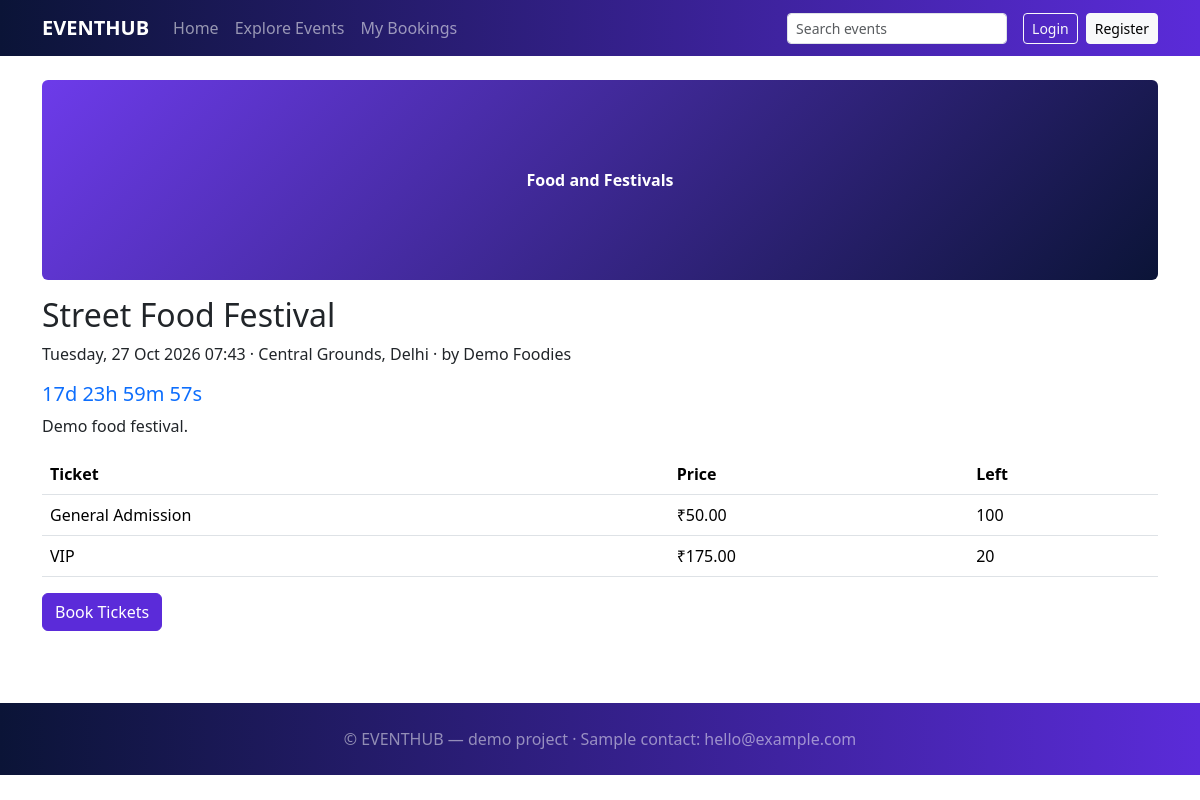
Page /event-details.php?id=9 on the committed database.
### tables this page shows
CREATE TABLE events(id INT AUTO_INCREMENT PRIMARY KEY,category_id INT NOT NULL,title VARCHAR(150) NOT NULL,description TEXT,venue VARCHAR(120),city VARCHAR(80),organizer VARCHAR(100),start_at DATETIME NOT NULL,featured TINYINT(1) DEFAULT 0,status ENUM('draft','published','cancelled') DEFAULT 'published',
 FOREIGN KEY(category_id) REFERENCES categories(id),INDEX(start_at),INDEX(city));

CREATE TABLE categories(id INT AUTO_INCREMENT PRIMARY KEY,name VARCHAR(60) NOT NULL UNIQUE);

CREATE TABLE ticket_types(id INT AUTO_INCREMENT PRIMARY KEY,event_id INT NOT NULL,name VARCHAR(60) NOT NULL,price DECIMAL(10,2) NOT NULL,total_qty INT NOT NULL,remaining_qty INT NOT NULL,FOREIGN KEY(event_id) REFERENCES events(id));

### includes/functions.php (called while the page is built, shortened)
<?php
function e($s){return htmlspecialchars((string)$s,ENT_QUOTES,'UTF-8');}
function money($n){return $n>0?'₹'.number_format($n,2):'Free';}

### event-details.php (the view, shortened to what this page needs)
<?php require 'includes/functions.php';
$st=$pdo->prepare(EV_SQL.' WHERE e.id=?');$st->execute([(int)($_GET['id']??0)]);$ev=$st->fetch();
$title=$ev['title'];require 'includes/header.php';
$tt=$pdo->prepare('SELECT * FROM ticket_types WHERE event_id=?');$tt->execute([$ev['id']]);$tt=$tt->fetchAll();
$open=$ev['status']==='published'&&strtotime($ev['start_at'])>time()&&$ev['avail']>0;?>
<div class="ev-img rounded mb-3" style="height:200px"><?=e($ev['category'])?></div><h2><?=e($ev['title'])?></h2>
<p><?=date('l, d M Y H:i',strtotime($ev['start_at']))?> · <?=e($ev['venue'])?>, <?=e($ev['city'])?> · by <?=e($ev['organizer'])?></p><div class="cd h5 text-primary" data-t="<?=date('c',strtotime($ev['start_at']))?>"></div>
<p><?=nl2br(e($ev['description']))?></p>
<table class="table"><tr><th>Ticket</th><th>Price</th><th>Left</th></tr><?php foreach($tt as $t)echo '<tr><td>'.e($t['name']).'</td><td>'.money($t['price']).'</td><td>'.(int)$t['remaining_qty'].'</td></tr>';?></table>
<?php if($open)echo '<a class="btn btn-primary" href="booking.php?id='.$ev['id'].'">Book Tickets</a>';else echo '<div class="alert alert-warning">Booking closed: event is '.($ev['status']!=='published'?e($ev['status']):($ev['avail']>0?'completed':'sold out')).'.</div>';?>
<?php require 'includes/footer.php';

### assets/css/style.css (style rules this page uses)
.ev-img { height:110px;background:linear-gradient(135deg,#6d3bea,#0b1437);color:#fff;display:flex;align-items:center;justify-content:center;font-weight:600 }
.btn-primary { background:#5b2bd9;border-color:#5b2bd9 }

### rows in the picture
events: category.name "Food and Festivals", title "Street Food Festival", start_at "Tuesday, 27 Oct 2026 07:43", venue "Central Grounds", city "Delhi", organizer "Demo Foodies", description "Demo food festival."
ticket_types: name "General Admission", price "₹50.00", remaining_qty "100"
ticket_types: name "VIP", price "₹175.00", remaining_qty "20"
